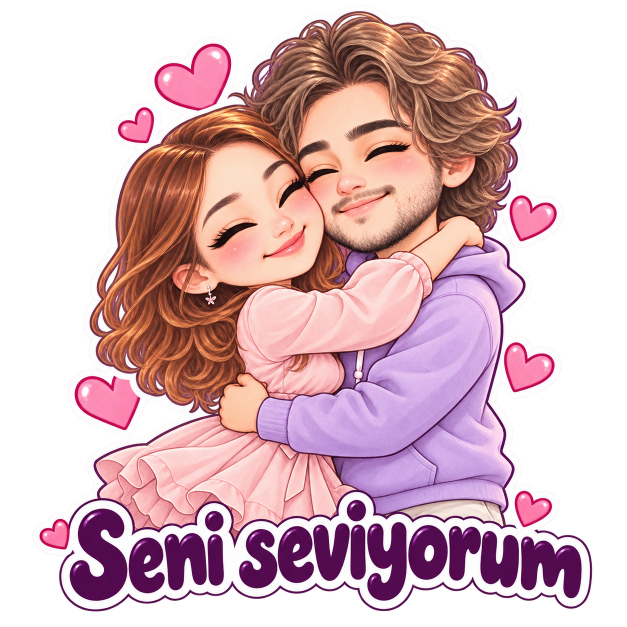
#> input picture sticker-originals/01.png, 1254 x 1254 px (shown at 1/2 size)
$ python build-stickers.py
#> lines starting #> are read from the running program, lines starting #| are printed output that depends on the picture
from pathlib import Path
from PIL import Image, ImageOps
import json, zipfile

root=Path(__file__).resolve().parent
out=root/'dist/stickers'
out.mkdir(parents=True,exist_ok=True)
briefs=json.loads((root/'sticker-briefs.json').read_text(encoding='utf-8'))
#> (reads sticker-briefs.json from the repository)
items=[]
for ident,title,category,pose in briefs:
    original=root/'sticker-originals'/f'{ident}.png'
    png=out/f'{ident}.png'
    webp=out/f'{ident}.webp'
    if png.exists() and webp.exists() and png.stat().st_mtime>=original.stat().st_mtime and webp.stat().st_mtime>=original.stat().st_mtime and 0<webp.stat().st_size<=100*1024:
        with Image.open(png) as cached:
            assert cached.size==(512,512) and cached.getchannel('A').getextrema()[0]==0
        items.append({'id':ident,'title':title,'category':category,'png':f'stickers/{ident}.png','webp':f'stickers/{ident}.webp'})
        continue
    with Image.open(original) as im:
#> im is the input picture: PIL image 1254x1254 RGBA; mean R, G, B, A 124.1, 91.1, 98, 156.9
        im=im.convert('RGBA')
        assert im.getchannel('A').getextrema()[0]==0, f'{ident}: missing transparency'
        im.thumbnail((480,480),Image.Resampling.LANCZOS)
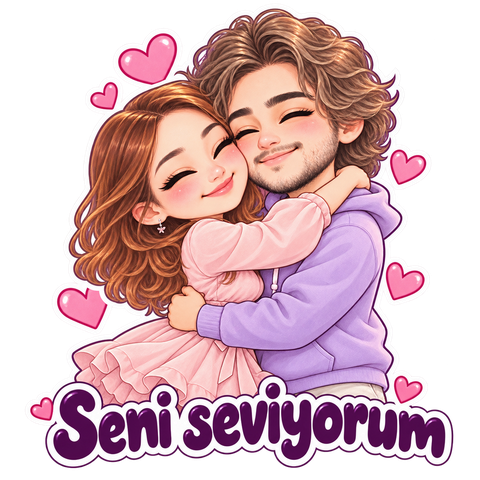
#> im: PIL image 480x480 RGBA; mean R, G, B, A 124, 91, 98, 156.9; transparent parts drawn white
        square=Image.new('RGBA',(512,512),(0,0,0,0))
#> square: PIL image 512x512 RGBA; every value is 0
        square.alpha_composite(im,((512-im.width)//2,(512-im.height)//2))
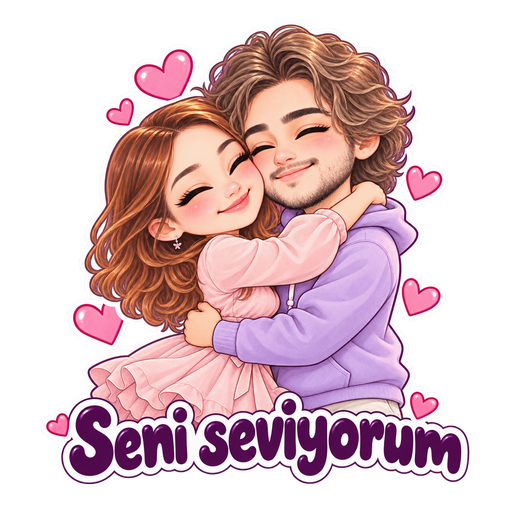
#> square: PIL image 512x512 RGBA; mean R, G, B, A 109, 80, 86.1, 137.9; transparent parts drawn white
        square.save(out/f'{ident}.png',optimize=True)
        for quality in [90,85,80,70,60]:
            square.save(out/f'{ident}.webp','WEBP',quality=quality,method=6)
#> (the run stopped early here; a loop or call above may not have finished)
